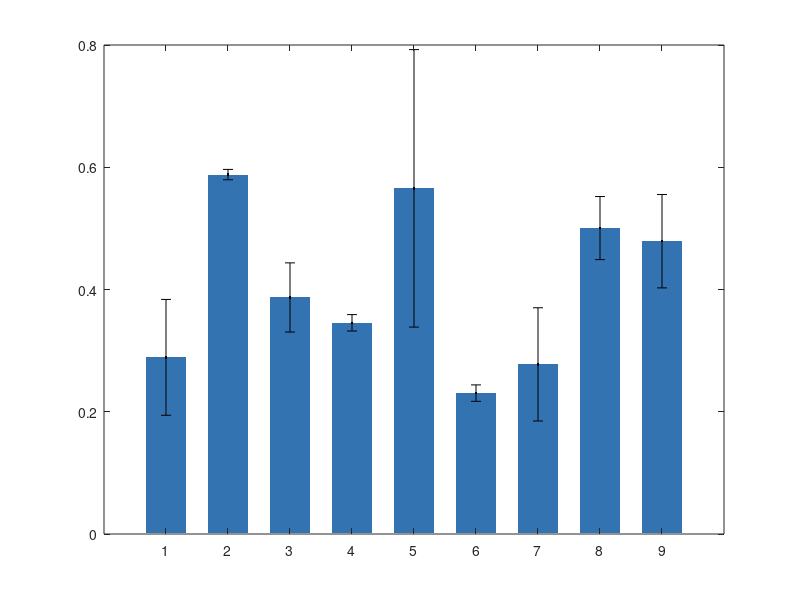

MATLAB code for this plot: (Note: this script raises an error after producing the figure.)
%% ========================================================================
%  Dimensional Accuracy Analysis – FDM Taguchi L9 Experiment
%  Ready for NAMRC 55 paper
%  CAD nominal: 60 mm (L) × 10 mm (W) × 3 mm (H)
% ========================================================================

clear; close all; clc;

%% -------------------- Data ------------------------------------------------
SpecimenID = {'S01','S02','S03','S04','S05','S06','S07','S08',...
              'S09','S10','S11','S12','S13','S14','S15','S16','S17','S18'};

PS         = {'PS01','PS01','PS02','PS02','PS03','PS03','PS04','PS04',...
              'PS05','PS05','PS06','PS06','PS07','PS07','PS08','PS08','PS09','PS09'};

Run        = [1 1 2 2 3 3 4 4 5 5 6 6 7 7 8 8 9 9];

% Process parameters
LH     = [0.10 0.10 0.10 0.10 0.10 0.10 0.20 0.20 ...
          0.20 0.20 0.20 0.20 0.30 0.30 0.30 0.30 0.30 0.30];
Speed  = [30 30 60 60 90 90 30 30 60 60 90 90 30 30 60 60 90 90];
Infill = [20 20 50 50 80 80 50 50 80 80 20 20 80 80 20 20 50 50];

% Measured means (mm)
MeanL = [59.644 59.778 59.418 59.406 59.653 59.573 59.645 59.664 ...
         59.595 59.274 59.779 59.760 59.657 59.788 59.536 59.463 59.467 59.575];
MeanW = [9.803 9.850 9.782 9.622 9.836 9.756 9.794 9.795 ...
         9.722 9.424 9.915 9.832 9.799 9.913 9.749 9.614 9.649 9.720];
MeanH = [2.890 2.872 2.975 2.926 2.992 3.040 3.070 3.005 ...
         3.058 3.047 2.991 3.064 3.002 3.002 2.958 3.084 3.047 2.994];

% Signed deviations (Measured – Nominal)
DevL = MeanL - 60;
DevW = MeanW - 10;
DevH = MeanH - 3;

% Absolute deviations
AbsDevL = abs(DevL);
AbsDevW = abs(DevW);
AbsDevH = abs(DevH);
MaxAbsDev  = max([AbsDevL; AbsDevW; AbsDevH], [], 1);
MeanAbsDev = mean([AbsDevL; AbsDevW; AbsDevH], 1);

% Aggregate by Parameter Setting (mean of two replicates)
PS_list = unique(PS, 'stable');
nPS = length(PS_list);

meanMaxAbs  = zeros(1,nPS);
meanMeanAbs = zeros(1,nPS);
meanAbsL    = zeros(1,nPS);
meanAbsW    = zeros(1,nPS);
meanAbsH    = zeros(1,nPS);
stdMaxAbs   = zeros(1,nPS);

for i = 1:nPS
    idx = strcmp(PS, PS_list{i});
    meanMaxAbs(i)  = mean(MaxAbsDev(idx));
    meanMeanAbs(i) = mean(MeanAbsDev(idx));
    meanAbsL(i)    = mean(AbsDevL(idx));
    meanAbsW(i)    = mean(AbsDevW(idx));
    meanAbsH(i)    = mean(AbsDevH(idx));
    stdMaxAbs(i)   = std(MaxAbsDev(idx));
end

%% -------------------- Figure 1: Max Absolute Deviation by PS ---------------
figure('Name','Fig1_MaxAbsDev_by_PS','Color','w','Position',[100 100 780 420]);

b = bar(meanMaxAbs, 0.65, 'FaceColor', [0.20 0.45 0.70], 'EdgeColor', 'none');
hold on;
errorbar(1:nPS, meanMaxAbs, stdMaxAbs, 'k.', 'LineWidth', 1.2, 'CapSize', 8);

% Optional threshold line (example 0.50 mm)
yline(0.50, '--r', 'LineWidth', 1.4);
text(0.3, 0.53, 'Example threshold = 0.50 mm', 'Color', 'r', 'FontSize', 10);

set(gca, 'XTick', 1:nPS, 'XTickLabel', PS_list, 'FontSize', 11, 'FontName', 'Arial');
xlabel('Parameter Setting', 'FontSize', 12, 'FontWeight', 'bold');
ylabel('Max Absolute Deviation (mm)', 'FontSize', 12, 'FontWeight', 'bold');
title('Maximum Absolute Dimensional Deviation by Parameter Setting', ...
      'FontSize', 13, 'FontWeight', 'bold');
ylim([0 0.85]);
grid on; box on;
set(gca, 'GridLineStyle', ':', 'GridAlpha', 0.4);

% Add value labels
for i = 1:nPS
    text(i, meanMaxAbs(i)+stdMaxAbs(i)+0.025, sprintf('%.3f', meanMaxAbs(i)), ...
         'HorizontalAlignment', 'center', 'FontSize', 9, 'FontName', 'Arial');
end

%% -------------------- Figure 2: Absolute Deviation by Dimension -------------
figure('Name','Fig2_AbsDev_by_Dimension','Color','w','Position',[100 100 780 420]);

data_dim = [meanAbsL; meanAbsW; meanAbsH]';
b2 = bar(data_dim, 'grouped');
b2(1).FaceColor = [0.20 0.45 0.70];   % Length
b2(2).FaceColor = [0.85 0.45 0.20];   % Width
b2(3).FaceColor = [0.30 0.65 0.40];   % Height

set(gca, 'XTick', 1:nPS, 'XTickLabel', PS_list, 'FontSize', 11, 'FontName', 'Arial');
xlabel('Parameter Setting', 'FontSize', 12, 'FontWeight', 'bold');
ylabel('Mean Absolute Deviation (mm)', 'FontSize', 12, 'FontWeight', 'bold');
title('Absolute Dimensional Deviation by Axis and Parameter Setting', ...
      'FontSize', 13, 'FontWeight', 'bold');
legend({'Length','Width','Height'}, 'Location', 'northwest', 'FontSize', 10);
ylim([0 0.75]);
grid on; box on;
set(gca, 'GridLineStyle', ':', 'GridAlpha', 0.4);

%% -------------------- Figure 3: Signed Deviation (shows under-sizing) -------
figure('Name','Fig3_SignedDev','Color','w','Position',[100 100 780 420]);

% Average signed deviation per PS
meanDevL = zeros(1,nPS);
meanDevW = zeros(1,nPS);
meanDevH = zeros(1,nPS);
for i = 1:nPS
    idx = strcmp(PS, PS_list{i});
    meanDevL(i) = mean(DevL(idx));
    meanDevW(i) = mean(DevW(idx));
    meanDevH(i) = mean(DevH(idx));
end

data_signed = [meanDevL; meanDevW; meanDevH]';
b3 = bar(data_signed, 'grouped');
b3(1).FaceColor = [0.20 0.45 0.70];
b3(2).FaceColor = [0.85 0.45 0.20];
b3(3).FaceColor = [0.30 0.65 0.40];

yline(0, 'k-', 'LineWidth', 1.0);

set(gca, 'XTick', 1:nPS, 'XTickLabel', PS_list, 'FontSize', 11, 'FontName', 'Arial');
xlabel('Parameter Setting', 'FontSize', 12, 'FontWeight', 'bold');
ylabel('Signed Deviation (mm)', 'FontSize', 12, 'FontWeight', 'bold');
title('Signed Dimensional Deviation (Measured – Nominal)', ...
      'FontSize', 13, 'FontWeight', 'bold');
legend({'Length','Width','Height'}, 'Location', 'southwest', 'FontSize', 10);
ylim([-0.70 0.15]);
grid on; box on;
set(gca, 'GridLineStyle', ':', 'GridAlpha', 0.4);

%% -------------------- Figure 4: Effect of Layer Height ----------------------
figure('Name','Fig4_Effect_LayerHeight','Color','w','Position',[100 100 700 400]);

LH_levels = [0.10 0.20 0.30];
meanMax_LH = zeros(1,3);
stdMax_LH  = zeros(1,3);
for i = 1:3
    idx = LH == LH_levels(i);
    meanMax_LH(i) = mean(MaxAbsDev(idx));
    stdMax_LH(i)  = std(MaxAbsDev(idx));
end

errorbar(LH_levels, meanMax_LH, stdMax_LH, '-o', ...
         'LineWidth', 1.8, 'MarkerSize', 9, 'MarkerFaceColor', [0.20 0.45 0.70], ...
         'Color', [0.20 0.45 0.70], 'CapSize', 10);
set(gca, 'XTick', LH_levels, 'FontSize', 11, 'FontName', 'Arial');
xlabel('Layer Height (mm)', 'FontSize', 12, 'FontWeight', 'bold');
ylabel('Max Absolute Deviation (mm)', 'FontSize', 12, 'FontWeight', 'bold');
title('Effect of Layer Height on Dimensional Accuracy', ...
      'FontSize', 13, 'FontWeight', 'bold');
xlim([0.05 0.35]);
ylim([0 0.70]);
grid on; box on;

%% -------------------- Figure 5: Heatmap-style matrix of MaxAbsDev ------------
figure('Name','Fig5_Heatmap_MaxAbsDev','Color','w','Position',[100 100 600 380]);

% Create a simple matrix: rows = specimens (1-9), columns = replicate
mat = reshape(MaxAbsDev, 2, 9)';   % 9 runs × 2 replicates

imagesc(mat);
colormap(parula);
colorbar;
caxis([0 0.75]);

set(gca, 'XTick', 1:2, 'XTickLabel', {'Replicate 1','Replicate 2'}, ...
         'YTick', 1:9, 'YTickLabel', PS_list, ...
         'FontSize', 11, 'FontName', 'Arial');
xlabel('Replicate', 'FontSize', 12, 'FontWeight', 'bold');
ylabel('Parameter Setting', 'FontSize', 12, 'FontWeight', 'bold');
title('Max Absolute Dimensional Deviation (mm)', ...
      'FontSize', 13, 'FontWeight', 'bold');

% Add text values
for i = 1:9
    for j = 1:2
        text(j, i, sprintf('%.3f', mat(i,j)), ...
             'HorizontalAlignment', 'center', 'Color', 'w', ...
             'FontSize', 9, 'FontWeight', 'bold');
    end
end

%% -------------------- Optional: Save high-resolution figures --------------
% Uncomment the lines below to export publication-quality images

% print(figure(1), 'Fig1_MaxAbsDev_by_PS', '-dpng', '-r300');
% print(figure(2), 'Fig2_AbsDev_by_Dimension', '-dpng', '-r300');
% print(figure(3), 'Fig3_SignedDev', '-dpng', '-r300');
% print(figure(4), 'Fig4_Effect_LayerHeight', '-dpng', '-r300');
% print(figure(5), 'Fig5_Heatmap_MaxAbsDev', '-dpng', '-r300');

% Or save as vector EPS/PDF for the paper:
% print(figure(1), 'Fig1_MaxAbsDev_by_PS', '-depsc', '-painters');
% print(figure(1), 'Fig1_MaxAbsDev_by_PS', '-dpdf', '-painters');

disp('All dimensional analysis figures generated successfully.');
disp('Recommended figures for the paper:');
disp('  Fig.1 – Max Abs Dev by Parameter Setting (main result)');
disp('  Fig.2 – Absolute deviation by Length / Width / Height');
disp('  Fig.3 – Signed deviation (shows systematic under-sizing)');
